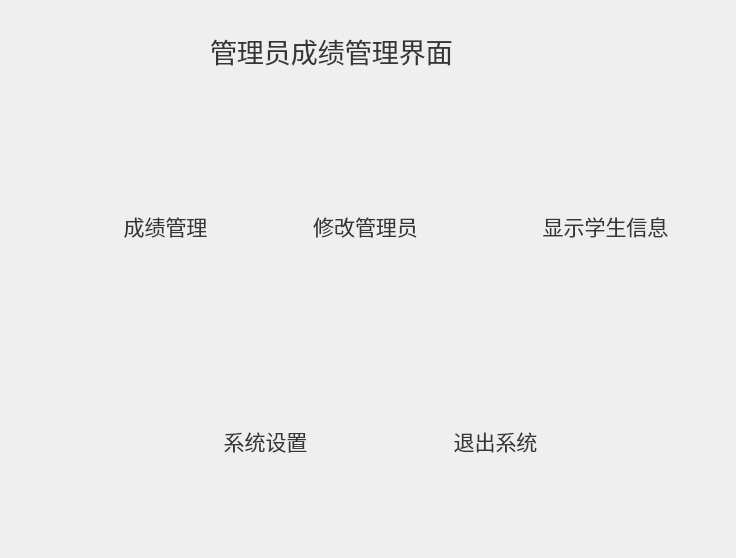
<?xml version="1.0" encoding="UTF-8"?>
<ui version="4.0">
 <class>Addmin</class>
 <widget class="QWidget" name="Addmin">
  <property name="geometry">
   <rect>
    <x>0</x>
    <y>0</y>
    <width>736</width>
    <height>558</height>
   </rect>
  </property>
  <property name="sizePolicy">
   <sizepolicy hsizetype="Preferred" vsizetype="Preferred">
    <horstretch>0</horstretch>
    <verstretch>0</verstretch>
   </sizepolicy>
  </property>
  <property name="windowTitle">
   <string>addmin</string>
  </property>
  <property name="layoutDirection">
   <enum>Qt::LeftToRight</enum>
  </property>
  <property name="autoFillBackground">
   <bool>true</bool>
  </property>
  <property name="styleSheet">
   <string notr="true">red</string>
  </property>
  <widget class="QLabel" name="label">
   <property name="geometry">
    <rect>
     <x>210</x>
     <y>20</y>
     <width>311</width>
     <height>61</height>
    </rect>
   </property>
   <property name="font">
    <font>
     <pointsize>20</pointsize>
    </font>
   </property>
   <property name="styleSheet">
    <string notr="true">color:rgb(54, 54, 54)
</string>
   </property>
   <property name="text">
    <string>管理员成绩管理界面</string>
   </property>
  </widget>
  <widget class="QPushButton" name="grade_manager">
   <property name="geometry">
    <rect>
     <x>80</x>
     <y>150</y>
     <width>171</width>
     <height>151</height>
    </rect>
   </property>
   <property name="font">
    <font>
     <pointsize>16</pointsize>
    </font>
   </property>
   <property name="toolTip">
    <string>&lt;!DOCTYPE HTML PUBLIC &quot;-//W3C//DTD HTML 4.0//EN&quot; &quot;http://www.w3.org/TR/REC-html40/strict.dtd&quot;&gt;
&lt;html&gt;&lt;head&gt;&lt;meta name=&quot;qrichtext&quot; content=&quot;1&quot; /&gt;&lt;style type=&quot;text/css&quot;&gt;
p, li { white-space: pre-wrap; }
&lt;/style&gt;&lt;/head&gt;&lt;body style=&quot; font-family:'SimSun'; font-size:16pt; font-weight:400; font-style:normal;&quot;&gt;
&lt;p style=&quot; margin-top:0px; margin-bottom:0px; margin-left:0px; margin-right:0px; -qt-block-indent:0; text-indent:0px;&quot;&gt;&lt;span style=&quot; color:#00aaff;&quot;&gt;成绩管理&lt;/span&gt;&lt;/p&gt;&lt;/body&gt;&lt;/html&gt;</string>
   </property>
   <property name="styleSheet">
    <string notr="true">color:rgb(54, 54, 54)</string>
   </property>
   <property name="text">
    <string>成绩管理</string>
   </property>
   <property name="autoDefault">
    <bool>false</bool>
   </property>
   <property name="default">
    <bool>false</bool>
   </property>
   <property name="flat">
    <bool>true</bool>
   </property>
  </widget>
  <widget class="QPushButton" name="Add_ddmin">
   <property name="geometry">
    <rect>
     <x>280</x>
     <y>150</y>
     <width>171</width>
     <height>151</height>
    </rect>
   </property>
   <property name="font">
    <font>
     <pointsize>16</pointsize>
    </font>
   </property>
   <property name="styleSheet">
    <string notr="true">color:rgb(54, 54, 54)</string>
   </property>
   <property name="text">
    <string>修改管理员</string>
   </property>
   <property name="autoDefault">
    <bool>false</bool>
   </property>
   <property name="default">
    <bool>false</bool>
   </property>
   <property name="flat">
    <bool>true</bool>
   </property>
  </widget>
  <widget class="QPushButton" name="Add_stu">
   <property name="geometry">
    <rect>
     <x>520</x>
     <y>140</y>
     <width>171</width>
     <height>171</height>
    </rect>
   </property>
   <property name="font">
    <font>
     <pointsize>16</pointsize>
    </font>
   </property>
   <property name="styleSheet">
    <string notr="true">color:rgb(54, 54, 54)</string>
   </property>
   <property name="text">
    <string>显示学生信息</string>
   </property>
   <property name="autoDefault">
    <bool>false</bool>
   </property>
   <property name="default">
    <bool>false</bool>
   </property>
   <property name="flat">
    <bool>true</bool>
   </property>
  </widget>
  <widget class="QPushButton" name="setting">
   <property name="geometry">
    <rect>
     <x>180</x>
     <y>360</y>
     <width>171</width>
     <height>161</height>
    </rect>
   </property>
   <property name="font">
    <font>
     <pointsize>16</pointsize>
    </font>
   </property>
   <property name="styleSheet">
    <string notr="true">color:rgb(54, 54, 54)</string>
   </property>
   <property name="text">
    <string>系统设置</string>
   </property>
   <property name="autoDefault">
    <bool>false</bool>
   </property>
   <property name="default">
    <bool>false</bool>
   </property>
   <property name="flat">
    <bool>true</bool>
   </property>
  </widget>
  <widget class="QPushButton" name="quit">
   <property name="enabled">
    <bool>true</bool>
   </property>
   <property name="geometry">
    <rect>
     <x>410</x>
     <y>360</y>
     <width>171</width>
     <height>161</height>
    </rect>
   </property>
   <property name="font">
    <font>
     <pointsize>16</pointsize>
    </font>
   </property>
   <property name="styleSheet">
    <string notr="true">color:rgb(54, 54, 54)</string>
   </property>
   <property name="text">
    <string>退出系统</string>
   </property>
   <property name="autoDefault">
    <bool>false</bool>
   </property>
   <property name="default">
    <bool>false</bool>
   </property>
   <property name="flat">
    <bool>true</bool>
   </property>
  </widget>
  <widget class="QLabel" name="label_3">
   <property name="geometry">
    <rect>
     <x>0</x>
     <y>0</y>
     <width>741</width>
     <height>561</height>
    </rect>
   </property>
   <property name="text">
    <string/>
   </property>
   <property name="pixmap">
    <pixmap resource="background.qrc">:/new/prefix1/img/u=3875838714,1860732789&amp;fm=253&amp;fmt=auto&amp;app=138&amp;f=JPEG.webp</pixmap>
   </property>
   <property name="scaledContents">
    <bool>true</bool>
   </property>
  </widget>
  <zorder>label_3</zorder>
  <zorder>label</zorder>
  <zorder>grade_manager</zorder>
  <zorder>Add_ddmin</zorder>
  <zorder>Add_stu</zorder>
  <zorder>setting</zorder>
  <zorder>quit</zorder>
 </widget>
 <resources>
  <include location="background.qrc"/>
 </resources>
 <connections/>
</ui>
